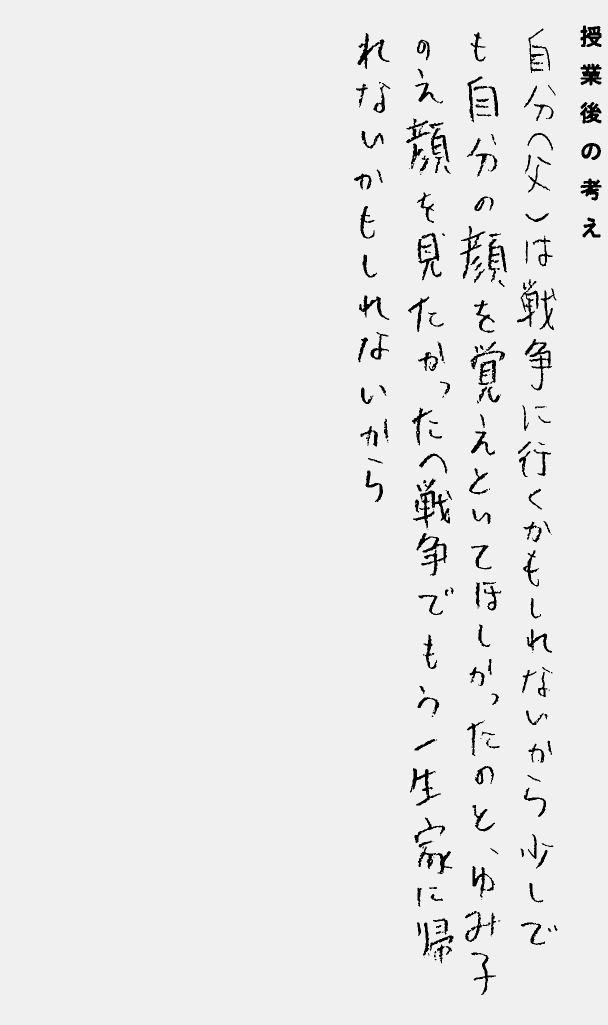
#> input picture temp/jp_test_img_3/last.jpg, 1216 x 2050 px, found by its file name (shown at 1/2 size)
$ python border_padding.py
#> lines starting #> are read from the running program, lines starting #| are printed output that depends on the picture
from PIL import Image
from PIL import ImageOps
import cv2

img = cv2.imread("temp/jp_test_img_3/last.jpg")
#> img is the input picture: shape (2050, 1216, 3); min 0, max 250, mean 234.3
print(img.shape)
#| (2050, 1216, 3)
image = Image.open("temp/jp_test_img_3/last.jpg").convert("RGB")

image = ImageOps.pad(image,(1500,2050), color=(240,240,240))
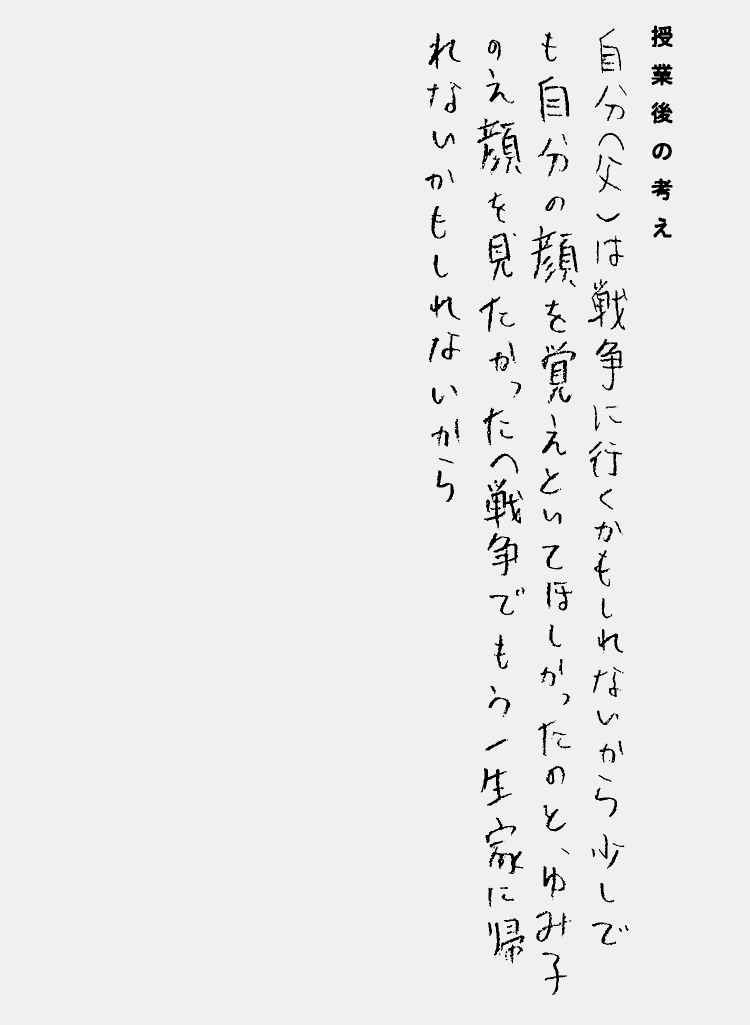
#> image: PIL image 1500x2050 RGB (shown at 1/2 size); min 0, max 250, mean 235.4

image.save("padded_image.jpg")

img = cv2.imread("padded_image.jpg")
#> img: shape (2050, 1500, 3); min 0, max 255, mean 235.4
print(img.shape)
#| (2050, 1500, 3)

$ run again, with temp/jp_test_img_3/bw_image.jpg copied over temp/jp_test_img_3/last.jpg
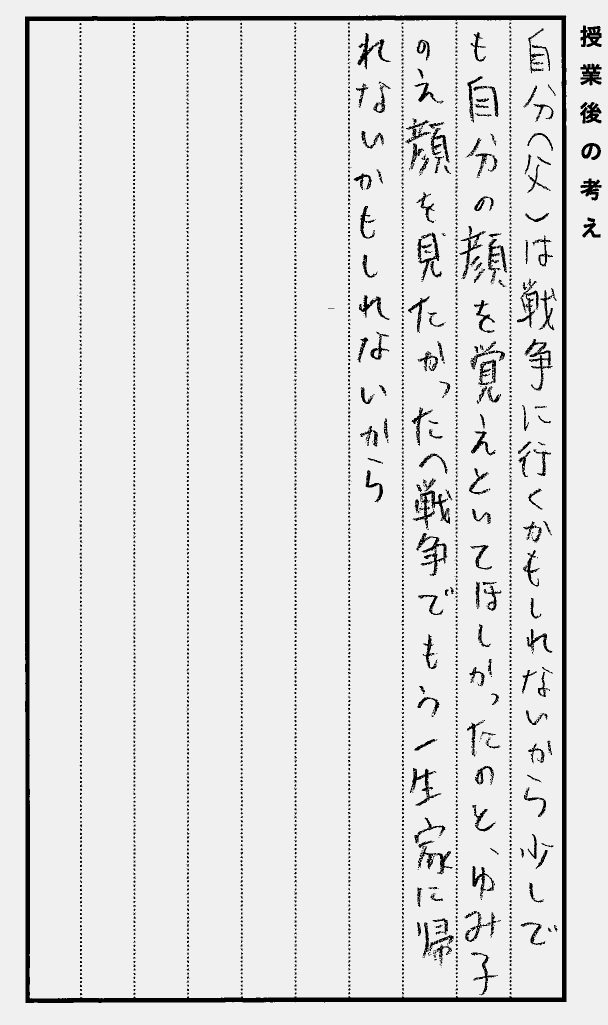
#> input picture temp/jp_test_img_3/bw_image.jpg, 1216 x 2050 px, found by its file name (shown at 1/2 size)
#> img is the input picture: shape (2050, 1216, 3); min 0, max 248, mean 226.2
#| (2050, 1216, 3)
#> `image = ImageOps.pad(image,(1500,2050), color=(240,240,240))`:
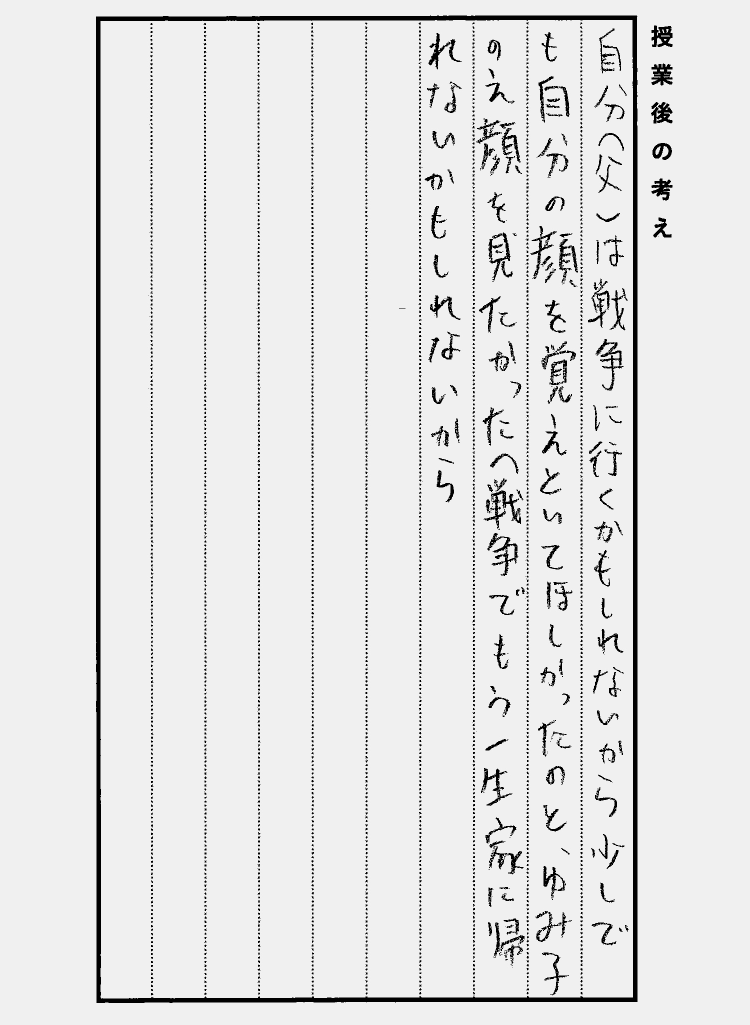
#> image: PIL image 1500x2050 RGB (shown at 1/2 size); min 0, max 248, mean 228.8
#> img: shape (2050, 1500, 3)
#| (2050, 1500, 3)
